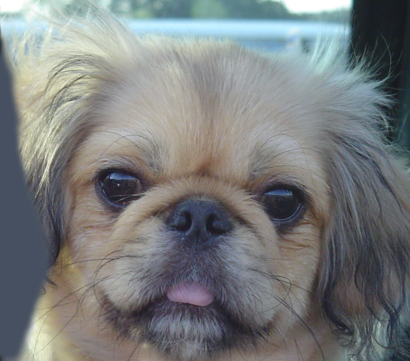
#> input picture data/1a_dog.bmp, 410 x 361 px
$ python numpy_main.py
#> lines starting #> are read from the running program, lines starting #| are printed output that depends on the picture
### utils/utils.py
from pathlib import Path
from typing import cast

from matplotlib import pyplot as plt
from matplotlib.axes import Axes
import numpy as np
from numpy.typing import NDArray
from numpy.lib.stride_tricks import as_strided
from PIL import Image
import os


def load_image(image_path: str | Path) -> NDArray[np.float32]:
    """
    Load an image from the specified path and convert it to a NumPy array. The image is normalized to the range [0, 1].
    Args:
        path (str): The file path to the image.
    Returns:
        np.ndarray: A NumPy array representing the image, with pixel values normalized to the range [0, 1].
    """
    image = Image.open(image_path).convert("RGB")
#> image is the input picture: PIL image 410x361 RGB; mean R, G, B 121.2, 124.5, 125
    image = np.asarray(image)
    float_image = image.astype(np.float32) / 255.0
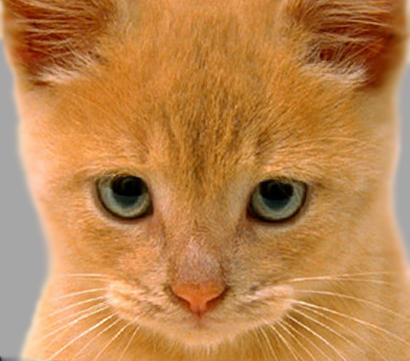
#> input picture data/1b_cat.bmp, 410 x 361 px
#> in load_image, image is the input picture: PIL image 410x361 RGB; mean R, G, B 188.3, 132.5, 77.1
    return float_image


def save_image(image: NDArray[np.floating], path: str | Path) -> None:
    """
    Save a NumPy array as an image to the specified path. The pixel values are expected to be in the range [0, 1] and will be scaled to [0, 255] before saving.
    Args:
        image (np.ndarray): A NumPy array representing the image, with pixel values in the range [0, 1].
        path (str): The file path where the image will be saved.
    """
    scaled_image = (image * 255).astype(np.uint8)
    pil_image = Image.fromarray(scaled_image)
    pil_image.save(path)


def create_Gaussian_kernel(cutoff_frequency: int | float) -> NDArray[np.float64]:
    """
    Returns a 2D Gaussian kernel using the specified filter size standard
    deviation and cutoff frequency.

    The kernel should have:
    - shape (k, k) where k = cutoff_frequency * 4 + 1
    - mean = floor(k / 2)
    - standard deviation = cutoff_frequency
    - values that sum to 1

    Args:
    - cutoff_frequency: an int controlling how much low frequency to leave in
      the image.
    Returns:
    - kernel: numpy nd-array of shape (k, k)

    HINT:
    - The 2D Gaussian kernel here can be calculated as the outer product of two
      vectors with values populated from evaluating the 1D Gaussian PDF at each
      corrdinate.
    """
    # 计算核的大小
    k = cutoff_frequency * 4 + 1

    # 计算均值（中心位置）
    mean = k // 2

    # 标准差
    sigma = cutoff_frequency

    # 创建坐标向量
    x = np.arange(k)

    # 计算 1D 高斯 PDF
    # 高斯公式: (1 / (sigma * sqrt(2*pi))) * exp(-((x - mean)^2) / (2 * sigma^2))
    gaussian_1d = np.exp(-((x - mean) ** 2) / (2 * sigma**2))
    gaussian_1d: np.ndarray = gaussian_1d / (sigma * np.sqrt(2 * np.pi))

    # 通过外积计算 2D 高斯核
    kernel = np.outer(gaussian_1d, gaussian_1d)

    # 归一化，确保总和为 1
    kernel: np.ndarray = kernel / np.sum(kernel)

    return kernel


def apply_filter(
    image: NDArray[np.floating], kernel: NDArray[np.float64]
) -> NDArray[np.float64]:
    """
    Apply a filter to an image. Return the filtered image.

    Args
    - image: numpy nd-array of shape (img_height, img_width, num_channels)
    - kernel: numpy nd-array of shape (kernel_height, kernel_width)
    Returns
    - output_image: numpy nd-array of shape (img_height, img_width, num_channels)

    HINTS:
    - You may not use any libraries that do the work for you. Using numpy to work
    with matrices is fine and encouraged. Using OpenCV or similar to do the
    filtering for you is not allowed.
    - I encourage you to try implementing this naively first, just be aware that
    it may take an absurdly long time to run. You will need to get a function
    that takes a reasonable amount of time to run so that the TAs can verify
    your code works.
    """
    img_height: int = image.shape[0]
#> img_height = 361
    img_width: int = image.shape[1]
#> img_width = 410
    num_channels: int = image.shape[2]
#> num_channels = 3
    kernel_height: int = kernel.shape[0]
#> kernel_height = 21
    kernel_width: int = kernel.shape[1]
#> kernel_width = 21

    # 计算填充量
    pad_h: int = kernel_height // 2
#> pad_h = 10
    pad_w: int = kernel_width // 2
#> pad_w = 10

    # 使用边缘像素值填充图像
    padded_image = np.pad(image, ((pad_h, pad_h), (pad_w, pad_w), (0, 0)), mode="edge")
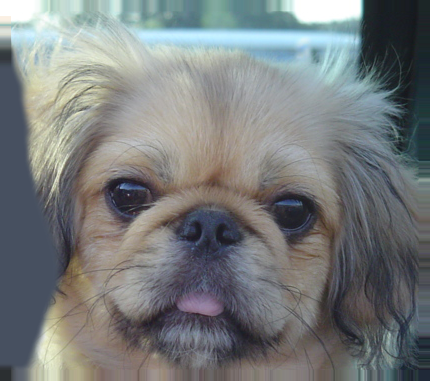
#> padded_image: shape (381, 430, 3) float32; mean R, G, B 0.47, 0.485, 0.487

    # 使用 as_strided 创建滑动窗口视图
    # 形状: (img_height, img_width, kernel_height, kernel_width, num_channels)
    strides = padded_image.strides  # (行步幅, 列步幅, 通道步幅)
#> strides = (5160, 12, 4)
    window_shape = (img_height, img_width, kernel_height, kernel_width, num_channels)
#> window_shape = (361, 410, 21, 21, 3)
    window_strides = (strides[0], strides[1], strides[0], strides[1], strides[2])
#> window_strides = (5160, 12, 5160, 12, 4)
    windows = as_strided(padded_image, shape=window_shape, strides=window_strides)

    # 使用 einsum 进行批量卷积: 对 kernel_height 和 kernel_width 维度求和
    output_image = np.einsum("ijklm,kl->ijm", windows, kernel)

    return output_image


def show_image(axis: Axes, image: NDArray[np.floating], title: str) -> None:
    """
    Display an image on the specified matplotlib axis.

    Args:
        axis (matplotlib.axes.Axes): The matplotlib axis object to display the image on.
        image (NDArray[np.floating]): The image array to display.
        title (str): The title for the image.
    """
    axis.imshow(np.clip(image, 0, 1))
    axis.set_title(title)
    axis.axis("off")


def create_hybrid_image(
    image1: NDArray[np.floating],
    image2: NDArray[np.floating],
    filter_kernel: NDArray[np.float64],
) -> tuple[NDArray[np.float64], NDArray[np.float64], NDArray[np.float64]]:
    """
    Takes two images and a low-pass filter and creates a hybrid image. Returns
    the low frequency content of image1, the high frequency content of image 2,
    and the hybrid image.

    Args:
        image1: numpy nd-array of dim (m, n, c)
        image2: numpy nd-array of dim (m, n, c)
        filter_kernel: numpy nd-array of dim (x, y)
    Returns:
        low_frequencies: numpy nd-array of shape (m, n, c)
        high_frequencies: numpy nd-array of shape (m, n, c)
        hybrid_image: numpy nd-array of shape (m, n, c)

    HINTS:
    - You will use your my_imfilter function in this function.
    - You can get just the high frequency content of an image by removing its low
      frequency content. Think about how to do this in mathematical terms.
    - Don't forget to make sure the pixel values of the hybrid image are between
      0 and 1. This is known as 'clipping'.
    - If you want to use images with different dimensions, you should resize them
      in the notebook code.
    """
    # 获取 image1 的低频内容
    low_frequencies = apply_filter(image1, filter_kernel)

    # 获取 image2 的低频内容，然后从原图中减去得到高频内容
    image2_low_frequencies = apply_filter(image2, filter_kernel)
#> in apply_filter (call 2), `padded_image = np.pad(image, ((pad_h, pad_h), (pad_w, pad_w), (0, 0)),..`:
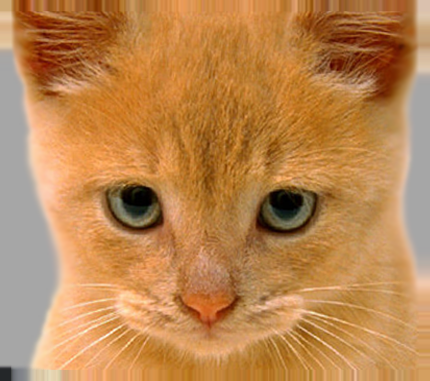
#> padded_image: shape (381, 430, 3) float32; mean R, G, B 0.737, 0.526, 0.315
    high_frequencies = image2 - image2_low_frequencies
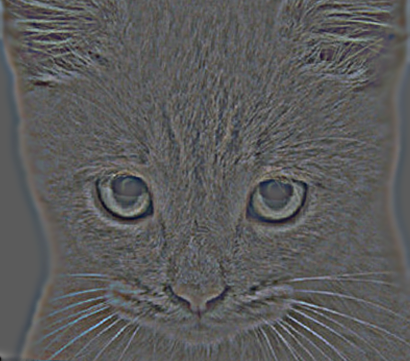
#> high_frequencies: shape (361, 410, 3) float64; mean R, G, B 6.43e-06, -0.000119, -0.000213; drawn with min black and max white

    # 混合图像 = 低频 + 高频
    hybrid_image = low_frequencies + high_frequencies

    # 裁剪到 [0, 1] 范围
    hybrid_image = np.clip(hybrid_image, 0, 1)
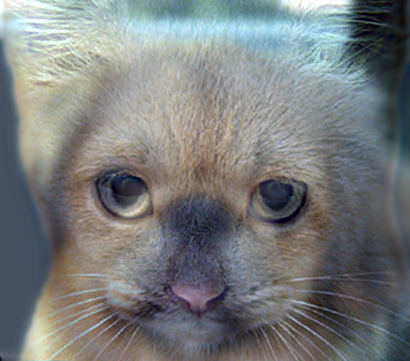
#> hybrid_image: shape (361, 410, 3) float64; mean of channels 0, 1, 2 0.475, 0.488, 0.49; drawn as R, G, B

    return low_frequencies, high_frequencies, hybrid_image


# [21 lines that do not run on import are left out]

### configs/config.py
from dataclasses import dataclass, field
from pathlib import Path

import yaml


@dataclass(frozen=True)
class ImagePairConfig:
    """
    用途: 管理单个图像对的输入文件路径.

    Attributes:
        image_a (str | Path): 图像对中的第一个图像文件名, 例如 "1a_dog.bmp".
        image_b (str | Path): 图像对中的第二个图像文件名, 例如 "1b_cat.bmp".
    """

    image_a: str | Path
    image_b: str | Path

    def __post_init__(self) -> None:
        if isinstance(self.image_a, str):
            object.__setattr__(self, "image_a", Path(self.image_a))
        if isinstance(self.image_b, str):
            object.__setattr__(self, "image_b", Path(self.image_b))


@dataclass(frozen=True)
class HybridConfig:
    """
    用途: 管理混合图像的截止频率参数配置.

    Attributes:
        best_cutoffs (list[float]): 每个图像对的最佳截止频率值列表, 按配对顺序 (1-5) 对应.
                                    例如: [20.0, 25.0, 30.0, 35.0, 40.0] 表示 5 对图像各自的最佳截止频率.
    """

    best_cutoffs: list[float] = field(default_factory=list)


@dataclass(frozen=True)
class PathConfig:
    """
    用途: 管理项目输入输出路径配置.

    Attributes:
        data_dir (str | Path): 输入图像数据目录路径, 默认 ./data, 支持字符串或 Path 对象输入.
        output_dir (str | Path): 混合图像输出目录路径, 默认 ./outputs/hybrid, 支持字符串或 Path 对象输入.
        image_pairs (list[ImagePairConfig]): 所有图像对的文件名配置列表, 按 pair_id 顺序排列.
    """

    data_dir: str | Path = Path("./data")
    output_dir: str | Path = Path("./outputs/hybrid")
    image_pairs: list[ImagePairConfig] = field(
        default_factory=lambda: [
            ImagePairConfig(image_a="1a_dog.bmp", image_b="1b_cat.bmp"),
            ImagePairConfig(image_a="2a_motorcycle.bmp", image_b="2b_bicycle.bmp"),
            ImagePairConfig(image_a="3a_plane.bmp", image_b="3b_bird.bmp"),
            ImagePairConfig(image_a="4a_einstein.bmp", image_b="4b_marilyn.bmp"),
            ImagePairConfig(image_a="5a_submarine.bmp", image_b="5b_fish.bmp"),
        ]
    )

    def __post_init__(self) -> None:
        # 先转换 data_dir 和 output_dir 为 Path 对象
        if isinstance(self.data_dir, str):
            object.__setattr__(self, "data_dir", Path(self.data_dir))
        if isinstance(self.output_dir, str):
            object.__setattr__(self, "output_dir", Path(self.output_dir))

        # 使用 Path() 确保类型为 Path (Path(Path) 返回自身)
        data_dir = Path(self.data_dir)

        # 将 data_dir 拼接到 image_pairs 中每个文件名, 生成完整路径
        updated_pairs = [
            ImagePairConfig(
                image_a=data_dir.joinpath(pair.image_a),
                image_b=data_dir.joinpath(pair.image_b),
            )
            for pair in self.image_pairs
        ]
        object.__setattr__(self, "image_pairs", updated_pairs)


@dataclass(frozen=True)
class AppConfig:
    """
    用途: 聚合全局配置入口.

    Attributes:
        paths (PathConfig): 路径相关配置, 包括数据目录、输出目录和图像对配置.
        hybrid (HybridConfig): 混合图像相关配置, 包含每个图像对的最佳截止频率值.
    """

    paths: PathConfig = field(default_factory=PathConfig)
    hybrid: HybridConfig = field(default_factory=HybridConfig)

    @classmethod
    def load_from_yaml(cls, yaml_path: str | Path) -> "AppConfig":
        """
        从 YAML 文件加载配置.

        Args:
            yaml_path (str | Path): YAML 配置文件的路径.

        Returns:
            AppConfig: 加载完成的配置对象.

        Raises:
            ValueError: 当 YAML 格式错误或文件不存在时抛出异常.
        """
        try:
            with open(yaml_path, "r", encoding="utf-8") as f:
                config_dict = yaml.safe_load(f) or {}
        except yaml.YAMLError as e:
            raise ValueError(f"\033[1;91mInvalid YAML format in {yaml_path}: {e}\033[0m") from e
        except FileNotFoundError as e:
            raise ValueError(f"\033[1;91mConfiguration file not found: {yaml_path}\033[0m") from e

        paths_dict = config_dict.get("paths", {})
        hybrid_dict = config_dict.get("hybrid", {})

        image_pairs_dicts = paths_dict.get("image_pairs", [])
        image_pairs = [
            ImagePairConfig(**pair_dict) for pair_dict in image_pairs_dicts
        ] if image_pairs_dicts else None

        return cls(
            paths=PathConfig(
                data_dir=paths_dict.get("data_dir", "./data"),
                output_dir=paths_dict.get("output_dir", "./outputs/hybrid"),
                image_pairs=image_pairs if image_pairs else field(default_factory=list),
            ),
            hybrid=HybridConfig(
                best_cutoffs=hybrid_dict.get("best_cutoffs", []),
            ),
        )

# 全局配置实例 (模块导入时加载一次, 全局唯一)
# 其他模块通过 `from configs.config import APP_CONFIG` 导入使用
_temp_dir = Path(__file__).parent
_yaml_path = _temp_dir.joinpath("config.yaml")
try:
    APP_CONFIG = AppConfig.load_from_yaml(_yaml_path)
except ValueError as e:
    print(f"\033[1;93m[WARNING] 加载 YAML 失败, 使用默认配置: {e}\033[0m")
    APP_CONFIG = AppConfig()

### numpy_main.py
from typing import cast

from dotenv import load_dotenv
from pathlib import Path

from matplotlib import pyplot as plt

from utils.utils import (
    create_Gaussian_kernel,
    create_hybrid_image,
    load_image,
    save_image,
    show_image,
)


def main() -> None:
    from configs.config import APP_CONFIG

    # 输出目录 - NumPy 版本
    output_dir = Path(APP_CONFIG.paths.output_dir).parent / "hybrid_numpy"
    output_dir.mkdir(parents=True, exist_ok=True)

    image_pairs = APP_CONFIG.paths.image_pairs
    for i, pair in enumerate(image_pairs):
        print(
            f"\nProcessing image pair {i + 1}/{len(image_pairs)}: {pair.image_a} & {pair.image_b}"
        )
        image_a_path = cast(Path, pair.image_a)
        image_b_path = cast(Path, pair.image_b)
        image_a = load_image(image_a_path)
        image_b = load_image(image_b_path)

        cutoff_frequency = APP_CONFIG.hybrid.best_cutoffs[i]
        print(f"Using cutoff frequency: {cutoff_frequency}")

        filter_kernel = create_Gaussian_kernel(cutoff_frequency)
        low_frequencies, high_frequencies, hybrid_image = create_hybrid_image(
            image_a, image_b, filter_kernel
        )

        # 为每对图像创建单独的子目录
        pair_dir = output_dir / f"pair_{i + 1}"
        pair_dir.mkdir(parents=True, exist_ok=True)

        save_image(low_frequencies, pair_dir / "low_frequencies.jpg")
        save_image(
            high_frequencies + 0.5, pair_dir / "high_frequencies.jpg"
        )  # Shift for visualization
#> in save_image (call 2), `scaled_image = (image * 255).astype(np.uint8)`:
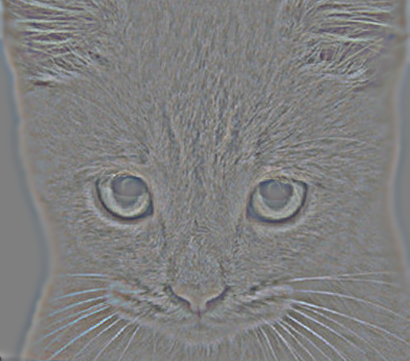
#> scaled_image: shape (361, 410, 3); mean of channels 0, 1, 2 127, 127, 126.9; drawn as R, G, B
        save_image(hybrid_image, pair_dir / "hybrid_image.jpg")

        print(f"Saved results for image pair {i + 1} to {output_dir}")

        fig, ax = plt.subplots(1, 3, figsize=(15, 5))
        show_image(ax[0], low_frequencies, "Low Frequencies")
        show_image(ax[1], high_frequencies + 0.5, "High Frequencies (shifted)")
        show_image(ax[2], hybrid_image, "Hybrid Image")
        plt.suptitle(
            f"Image Pair {i + 1}: {image_a_path.name} & {image_b_path.name} (cutoff={cutoff_frequency})"
        )
        plt.savefig(pair_dir / "results.png")
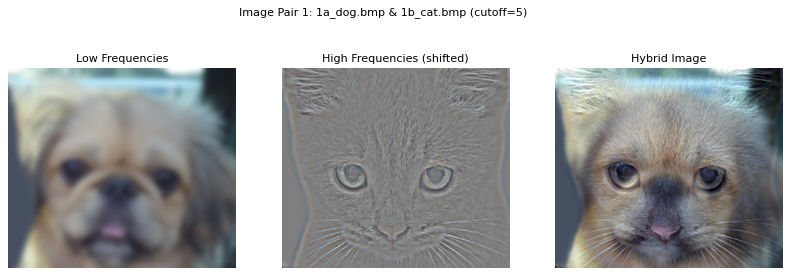
#> figure drawn by matplotlib, 3 panels
        plt.close()  # 关闭图形，避免内存泄漏


if __name__ == "__main__":
    load_dotenv(override=True)
#> (the run stopped early here; a loop or call above may not have finished)
